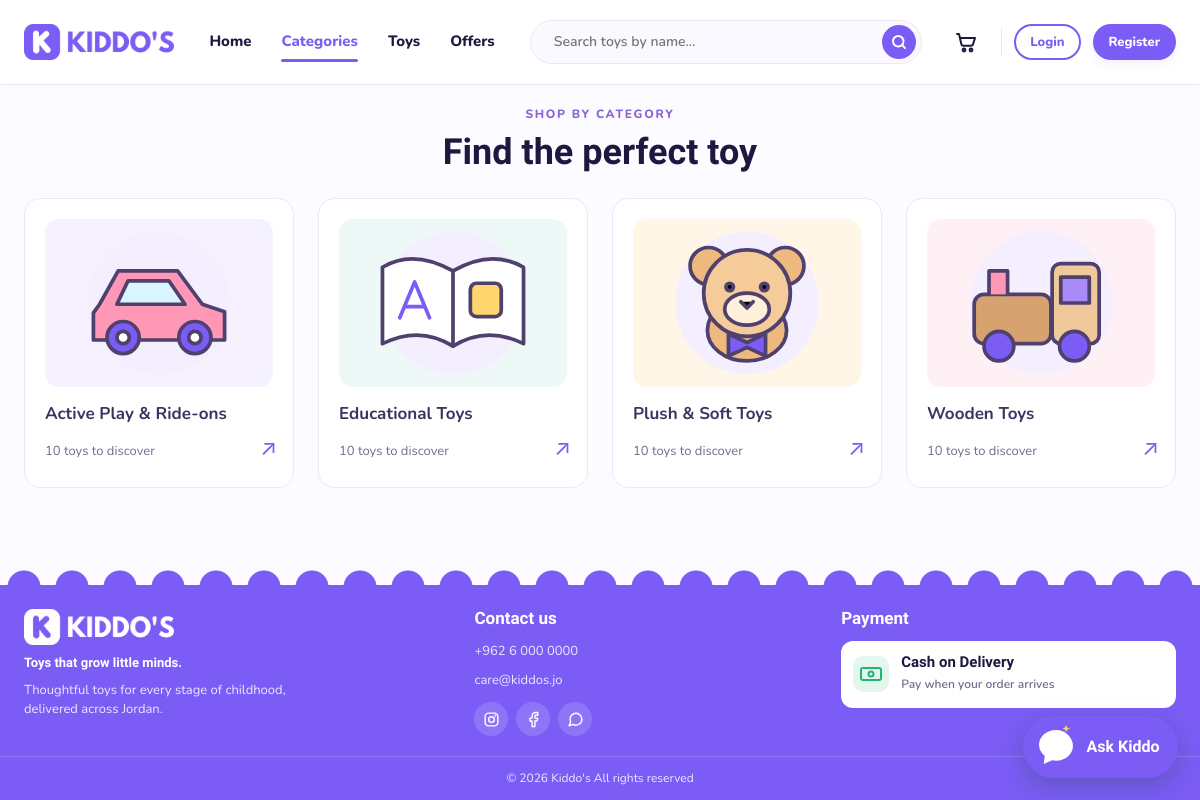
The app's page /products/categories.php with its own data.
### tables this page shows
CREATE TABLE IF NOT EXISTS `categories` (
  `id` int(10) UNSIGNED NOT NULL AUTO_INCREMENT,
  `name` varchar(60) NOT NULL,
  `slug` varchar(60) NOT NULL,
  `description` varchar(255) DEFAULT NULL,
  `icon` varchar(50) DEFAULT NULL,
  `image` varchar(255) DEFAULT NULL,
  `created_at` datetime NOT NULL DEFAULT current_timestamp(),
  PRIMARY KEY (`id`),
  UNIQUE KEY `uq_categories_name` (`name`),
  UNIQUE KEY `uq_categories_slug` (`slug`)
);

### classes/ToyCatalog.php (called while the page is built, shortened)
<?php
class ToyCatalog
{
    private PDO $pdo;
    public function __construct(PDO $pdo)
    {
        $this->pdo = $pdo;
    }
    public function getShopCategories(): array
    {
        return $this->getCategoriesWithToyCount();
    }
    public function getCategoriesWithToyCount(): array
    {
        $sql = "SELECT c.id, c.name, c.slug, c.description, c.icon, c.image,
                       COUNT(p.id) AS toy_count
                FROM categories c
                LEFT JOIN products p ON p.category_id = c.id AND p.is_active = 1
                GROUP BY c.id, c.name, c.slug, c.description, c.icon, c.image
                ORDER BY c.name ASC";
        return $this->pdo->query($sql)->fetchAll();
    }
}

### includes/category_visuals.php (called while the page is built, shortened)
<?php
function shopCategoryIllustration(string $name): string
{
    $name = strtolower($name);
    $matches = [
        'ride-on' => 'vehicle', 'active play' => 'sports',
        'plush' => 'baby', 'doll' => 'doll', 'figure' => 'doll', 'vehicle' => 'vehicle', 'rc toys' => 'vehicle', 'craft' => 'crafts', 'baby' => 'baby', 'toddler' => 'baby',
        'brain' => 'puzzle', 'construct' => 'blocks', 'building' => 'blocks',
        'educat' => 'education', 'electron' => 'robot', 'gaming' => 'gaming',
        'music' => 'music', 'outdoor' => 'sports', 'sport' => 'sports',
        'pretend' => 'pretend', 'role' => 'pretend', 'puzzle' => 'puzzle',
        'board' => 'puzzle', 'science' => 'science', 'experiment' => 'science',
        'shared' => 'shared', 'water' => 'water', 'wood' => 'wooden',
        'girls' => 'doll', 'boys' => 'vehicle', 'vehicle' => 'vehicle',
    ];
    foreach ($matches as $keyword => $file) {
        if (str_contains($name, $keyword)) return BASE_URL . '/assets/images/categories/' . $file . '.svg';
    }
    return BASE_URL . '/assets/images/categories/shared.svg';
}

### includes/category_grid.php (the view, shortened to what this page needs)
<div class="category-discovery-grid">
<?php foreach ($categories as $category): ?>
    <a class="category-discovery-card" href="<?= BASE_URL ?>/products/index.php?category=<?= urlencode($category['slug']) ?>">
        <span class="category-art">
            <?php if (!empty($category['image'])): ?>
                <img src="<?= htmlspecialchars(shopCategoryImageUrl($category['image']), ENT_QUOTES, 'UTF-8') ?>" alt="<?= htmlspecialchars($category['name'], ENT_QUOTES, 'UTF-8') ?>" width="160" height="120" loading="lazy">
            <?php else: ?>
                <img src="<?= htmlspecialchars(shopCategoryIllustration($category['name']), ENT_QUOTES, 'UTF-8') ?>" alt="" width="160" height="120" loading="lazy">
            <?php endif; ?>
        </span>
        <span class="category-card-copy"><strong><?= htmlspecialchars($category['name']) ?></strong><small><?= (int) $category['toy_count'] ?> toys to discover</small></span>
        <span class="category-card-arrow" aria-hidden="true">↗</span>
    </a>
<?php endforeach; ?>
</div>

### assets/css/style.css (style rules this page uses)
:root { --primary: #7B5CF5; --primary-dark: #6243E6; --primary-deep: #4B2FC4; --primary-50: #F5F2FF; --primary-100: #EAE4FF; --primary-200: #D6CBFF; --pink: #E8457C; --pink-dark: #D6336B; --pink-50: #FFEDF3; --yellow: #FFC93D; --green: #22B573; --green-50: #E3F7EE; --ink: #1E1840; --text: #3A3560; --muted: #716C8F; --line: #ECE8F8; --bg: #FBFAFF; --white: #FFFFFF; --footer-text: #EDE8FF; --footer-line: rgba(255, 255, 255, .18); --overlay: rgba(30, 24, 64, .45); --radius-sm: 12px; --radius: 18px; --radius-lg: 26px; --shadow-sm: 0 4px 14px rgba(75, 47, 196, .07); --shadow: 0 14px 34px rgba(75, 47, 196, .10); --shadow-primary: 0 8px 20px rgba(123, 92, 245, .3); --shadow-pink: 0 8px 20px rgba(232, 69, 124, .3); --font-head: "Baloo 2", "Arial Rounded MT Bold", system-ui, sans-serif; --font-body: "Nunito", system-ui, -apple-system, "Segoe UI", sans-serif; --container: 1220px; --header-h: 76px; }
*, *::before, *::after { box-sizing: border-box; }
html { scroll-behavior: smooth; }
body { margin: 0; min-height: 100vh; display: flex; flex-direction: column; font-family: var(--font-body); font-size: 16px; line-height: 1.6; color: var(--text); background: var(--bg); -webkit-font-smoothing: antialiased; }
img, svg { display: block; max-width: 100%; }
a { color: inherit; text-decoration: none; }

### assets/css/store-design.css (style rules this page uses)
:root { --store-line: #ece8f5; --store-soft: #f7f4ff; }
body { background: #fcfbff; }
button, input, select, summary, a { -webkit-tap-highlight-color: transparent; }
.category-discovery-grid { display: grid; grid-template-columns: repeat(4,minmax(0,1fr)); gap: 20px; }
.category-discovery-card { position: relative; display: flex; flex-direction: column; background: #fff; border: 1px solid var(--store-line); border-radius: 20px; padding: 20px; transition: border-color .2s,box-shadow .2s,transform .2s; }
.category-art { display: grid; place-items: center; height: 120px; margin-bottom: 16px; border-radius: 14px; background: #faf8ff; }
.category-art img { width: 150px; height: 112px; object-fit: contain; }
.category-card-copy { display: grid; gap: 4px; padding-right: 20px; }
.category-card-copy strong { font-size: 16px; line-height: 1.4; }
.category-card-copy small { color: var(--muted); font-size: 12px; }
.category-card-arrow { position: absolute; bottom: 22px; right: 16px; color: var(--primary); font-size: 22px; }
.category-discovery-grid { grid-template-columns: repeat(4,minmax(0,1fr)); }

### assets/css/customer-polish.css (style rules this page uses)
:root { --shop-content: 1280px; --shop-control: 42px; --shop-radius: 16px; --shop-gap: 24px; --shop-border: var(--line); }
body { line-height: 1.55; }
.category-discovery-grid { gap: 20px; }
.category-discovery-card { padding: 20px; border-radius: var(--shop-radius); }
.category-card-copy { min-height: 70px; gap: 8px; }
.category-card-copy strong { font-size: 17px; line-height: 1.35; }
.category-card-copy small { font-size: 13px; }
.category-hub .category-discovery-grid { grid-template-columns:repeat(4,minmax(0,1fr)); gap:24px; }
.category-hub .category-art { height:168px; background:#f6f1ff; }
.category-hub .category-art img { width:90%; height:148px; object-fit:contain; }
.category-hub .category-discovery-card:nth-child(4n+2) .category-art { background:#eef9f7; }
.category-hub .category-discovery-card:nth-child(4n+3) .category-art { background:#fff6e8; }
.category-hub .category-discovery-card:nth-child(4n+4) .category-art { background:#fff0f5; }
.category-hub .category-card-copy { min-height:64px; }

### assets/css/customer-motion.css (style rules this page uses)
:root { --motion-fast:150ms; --motion-normal:220ms; --motion-panel:280ms; --motion-ease:cubic-bezier(.2,.7,.2,1); --motion-shadow:0 8px 24px #39226610; }
.toy-grid .toy-card,.category-discovery-card,.age-circles .age-circle,.order-card { transition:transform var(--motion-normal) var(--motion-ease),box-shadow var(--motion-normal) ease,border-color var(--motion-fast) ease; }
.toy-card-circle img,.category-art img { transition:opacity var(--motion-normal) ease,transform var(--motion-normal) var(--motion-ease); }
.category-card-arrow { transition:transform var(--motion-normal) var(--motion-ease); }

### records on screen
categories: shows a picture, name "Active Play & Ride-ons", toy_count "10"
categories: shows a picture, name "Educational Toys", toy_count "10"
categories: shows a picture, name "Plush & Soft Toys", toy_count "10"
categories: shows a picture, name "Wooden Toys", toy_count "10"

### other values on screen
$label "Home"
$label "Categories"
$label "Toys"
$label "Offers"
